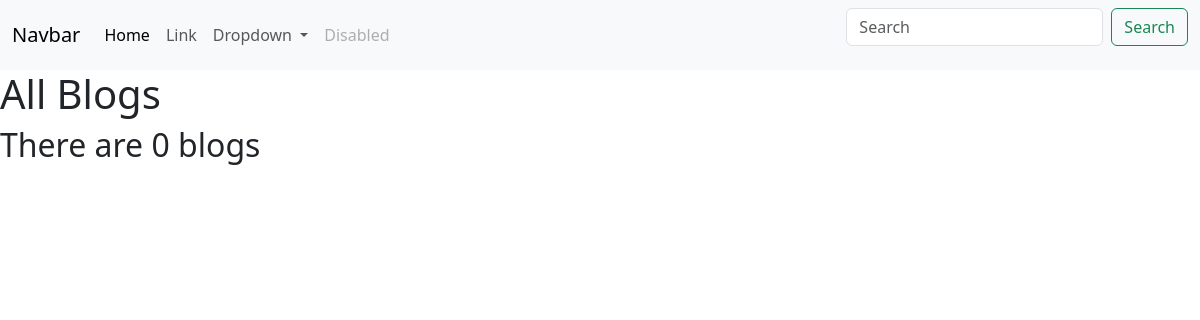
The page /blog/ on the database as committed earlier.
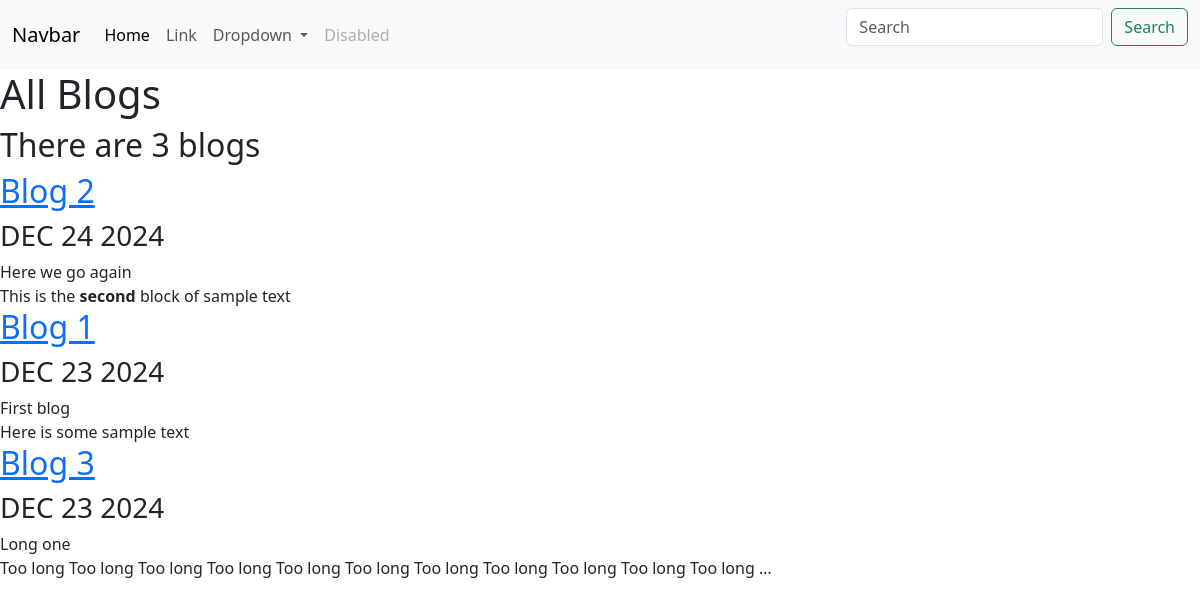
The same page on the database as committed later.
### blog/models.py (models this page shows, shortened)
class Blog(models.Model):
    title = models.CharField(max_length=100)
    description = models.CharField(max_length=200)
    date = models.DateField(auto_created=True)
    text = models.TextField()

### blog/views.py (the view)
# urls.py: path('', views.all_blogs, name='all_blogs'),
def all_blogs(request):
    blogs = Blog.objects.order_by('-date')
    return render(request, 'blog/all_blogs.html',
                  {'blogs': blogs})

### blog/templates/blog/all_blogs.html
{% extends 'portfolio/base.html' %}
{% block content %}
<h1>All Blogs</h1>
<h2>There are {{ blogs.count }} blog{{ blogs.count|pluralize }}</h2>
{% for blog in blogs %}
  <a href="{% url 'blog:detail' blog.id %}"><h2>{{ blog.title }}</h2></a>
  <h3>{{ blog.date|date:'M d Y'|upper }}</h3>
  {{ blog.description }}<br>
  {{ blog.text|safe|truncatechars:100 }}
{% endfor %}
{% endblock %}

### portfolio/templates/portfolio/base.html (shortened to what this page needs)
<head>
  <link href="https://cdn.jsdelivr.net/npm/bootstrap@5.3.3/dist/css/bootstrap.min.css" rel="stylesheet">
</head>
<body>
<nav class="navbar navbar-expand-lg bg-body-tertiary">
  <div class="container-fluid">
    <a class="navbar-brand" href="#">Navbar</a>
    <div class="collapse navbar-collapse" id="navbarSupportedContent">
      <ul class="navbar-nav me-auto mb-2 mb-lg-0">
        <li class="nav-item">
          <a class="nav-link active" aria-current="page" href="#">Home</a>
        </li>
        <li class="nav-item">
          <a class="nav-link" href="#">Link</a>
        </li>
        <li class="nav-item dropdown">
          <a class="nav-link dropdown-toggle" href="#" role="button" data-bs-toggle="dropdown" aria-expanded="false">
            Dropdown
          </a>
        </li>
        <li class="nav-item">
          <a class="nav-link disabled" aria-disabled="true">Disabled</a>
        </li>
      </ul>
      <form class="d-flex" role="search">
        <input class="form-control me-2" type="search" placeholder="Search" aria-label="Search">
        <button class="btn btn-outline-success" type="submit">Search</button>
      </form>
    </div>
  </div>
</nav>
{% block content %}{% endblock %}
</body>

Rows that differ between the two databases and show on the page:
added Blog: title "Blog 2", date "DEC 24 2024", description "Here we go again", text "This is the second block of sample text"
added Blog: title "Blog 1", date "DEC 23 2024", description "First blog", text "Here is some sample text"
added Blog: title "Blog 3", date "DEC 23 2024", description "Long one", text "Too long Too long Too long Too long Too long Too long Too long Too long Too long Too long Too long …"
Other text that changed with them:
{{ blogs.count }}: "0" → "3"
